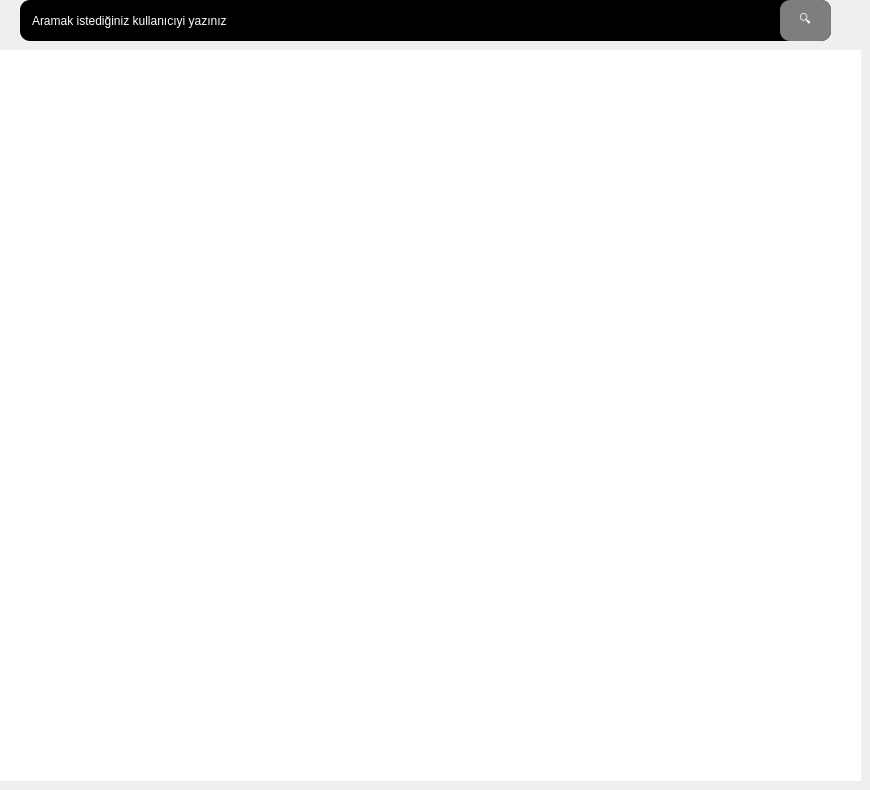
      <widget class="QWidget" name="tab_10">
       <attribute name="title">
        <string>🏠</string>
       </attribute>
       <widget class="QTableView" name="tableView_3">
        <property name="geometry">
         <rect>
          <x>0</x>
          <y>50</y>
          <width>861</width>
          <height>731</height>
         </rect>
        </property>
        <property name="font">
         <font>
          <pointsize>7</pointsize>
         </font>
        </property>
        <property name="styleSheet">
         <string notr="true">background:white;
border:0px;</string>
        </property>
        <attribute name="horizontalHeaderDefaultSectionSize">
         <number>119</number>
        </attribute>
       </widget>
       <widget class="QGroupBox" name="groupBox_8">
        <property name="geometry">
         <rect>
          <x>20</x>
          <y>0</y>
          <width>811</width>
          <height>41</height>
         </rect>
        </property>
        <property name="styleSheet">
         <string notr="true">border-radius:10px;
background:black;</string>
        </property>
        <property name="title">
         <string/>
        </property>
        <widget class="QLineEdit" name="lineEdit_2">
         <property name="geometry">
          <rect>
           <x>10</x>
           <y>10</y>
           <width>291</width>
           <height>21</height>
          </rect>
         </property>
         <property name="styleSheet">
          <string notr="true">border-radius:20px;
background:black;
color:white;</string>
         </property>
         <property name="text">
          <string>Aramak istediğiniz kullanıcıyi yazınız</string>
         </property>
        </widget>
        <widget class="QPushButton" name="btn_maasBilgileriSearch">
         <property name="geometry">
          <rect>
           <x>760</x>
           <y>0</y>
           <width>51</width>
           <height>41</height>
          </rect>
         </property>
         <property name="styleSheet">
          <string notr="true">color:white;
border-radius:10px;
background-color: rgb(126, 126, 126);</string>
         </property>
         <property name="text">
          <string>🔍</string>
         </property>
        </widget>
       </widget>
      </widget>
